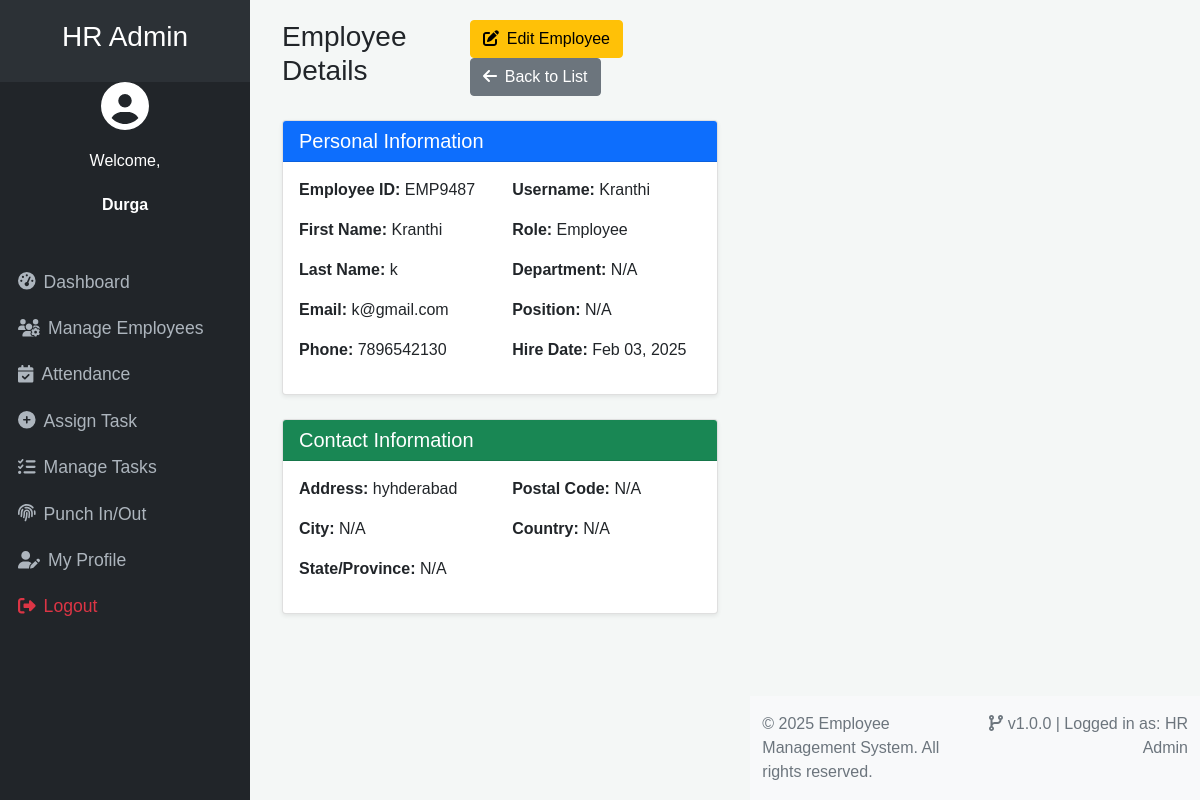
/pages/view_employee.php?id=EMP9487 (signed in), run on the app's committed database.
### tables this page shows
CREATE TABLE `users` (
  `id` int(11) NOT NULL,
  `username` varchar(50) NOT NULL,
  `password` varchar(255) NOT NULL,
  `role` enum('Super Admin','HR Admin','Employee') NOT NULL,
  `employee_id` varchar(20) DEFAULT NULL
);

CREATE TABLE `employees` (
  `id` int(11) NOT NULL,
  `employee_id` varchar(20) NOT NULL,
  `first_name` varchar(50) NOT NULL,
  `last_name` varchar(50) NOT NULL,
  `email` varchar(100) NOT NULL,
  `phone` varchar(20) DEFAULT NULL,
  `address` text DEFAULT NULL,
  `hire_date` date NOT NULL,
  `department` varchar(100) DEFAULT NULL,
  `position` varchar(100) DEFAULT NULL
);

### pages/view_employee.php (the view, shortened to what this page needs)
<?php
require_once '../config/config.php';
$employee_id = trim($_GET['id']);
$sql = "SELECT e.*, u.username, u.role
        FROM employees e
        JOIN users u ON e.employee_id = u.employee_id
        WHERE e.employee_id = :employee_id";
if($stmt = $pdo->prepare($sql)){
    $stmt->bindParam(":employee_id", $employee_id, PDO::PARAM_STR);
    if($stmt->execute()){
        if($stmt->rowCount() == 1){
            $employee = $stmt->fetch(PDO::FETCH_ASSOC);
        } else{
            $_SESSION['error_message'] = "Employee not found.";
            header("location: hr_manage_employees.php");
            exit();
        }
    } else{
        $_SESSION['error_message'] = "Oops! Something went wrong. Please try again later.";
        header("location: hr_manage_employees.php");
        exit();
    }
}
include 'templates/header.php';
?>
<div class="wrapper">
    <?php include 'templates/sidebar.php'; ?>
    <div id="content">
        <div class="container-fluid">
            <div class="row">
                <div class="col-12">
                    <div class="page-header d-flex justify-content-between align-items-center mb-4">
                        <h1 class="h3">Employee Details</h1>
                        <div>
                            <a href="edit_employee.php?id=<?php echo $employee['employee_id']; ?>" class="btn btn-warning">
                                <i class="fas fa-edit me-2"></i>Edit Employee
                            </a>
                            <a href="hr_manage_employees.php" class="btn btn-secondary">
                                <i class="fas fa-arrow-left me-2"></i>Back to List
                            </a>
                        </div>
                    </div>
                    <div class="card shadow-sm mb-4">
                        <div class="card-header bg-primary text-white">
                            <h5 class="mb-0">Personal Information</h5>
                        </div>
                        <div class="card-body">
                            <div class="row">
                                <div class="col-md-6">
                                    <p><strong>Employee ID:</strong> <?php echo htmlspecialchars($employee['employee_id']); ?></p>
                                    <p><strong>First Name:</strong> <?php echo htmlspecialchars($employee['first_name']); ?></p>
                                    <p><strong>Last Name:</strong> <?php echo htmlspecialchars($employee['last_name']); ?></p>
                                    <p><strong>Email:</strong> <?php echo htmlspecialchars($employee['email']); ?></p>
                                    <p><strong>Phone:</strong> <?php echo htmlspecialchars($employee['phone'] ?? 'N/A'); ?></p>
                                </div>
                                <div class="col-md-6">
                                    <p><strong>Username:</strong> <?php echo htmlspecialchars($employee['username']); ?></p>
                                    <p><strong>Role:</strong> <?php echo htmlspecialchars($employee['role']); ?></p>
                                    <p><strong>Department:</strong> <?php echo htmlspecialchars($employee['department'] ?? 'N/A'); ?></p>
                                    <p><strong>Position:</strong> <?php echo htmlspecialchars($employee['position'] ?? 'N/A'); ?></p>
                                    <p><strong>Hire Date:</strong> <?php echo !empty($employee['hire_date']) ? date('M d, Y', strtotime($employee['hire_date'])) : 'N/A'; ?></p>
                                </div>
                            </div>
                        </div>
                    </div>
                    <div class="card shadow-sm mb-4">
                        <div class="card-header bg-success text-white">
                            <h5 class="mb-0">Contact Information</h5>
                        </div>
                        <div class="card-body">
                            <div class="row">
                                <div class="col-md-6">
                                    <p><strong>Address:</strong> <?php echo !empty($employee['address']) ? nl2br(htmlspecialchars($employee['address'])) : 'N/A'; ?></p>
                                    <p><strong>City:</strong> <?php echo htmlspecialchars($employee['city'] ?? 'N/A'); ?></p>
                                    <p><strong>State/Province:</strong> <?php echo htmlspecialchars($employee['state'] ?? 'N/A'); ?></p>
                                </div>
                                <div class="col-md-6">
                                    <p><strong>Postal Code:</strong> <?php echo htmlspecialchars($employee['postal_code'] ?? 'N/A'); ?></p>
                                    <p><strong>Country:</strong> <?php echo htmlspecialchars($employee['country'] ?? 'N/A'); ?></p>
                                </div>
                            </div>
                        </div>
                    </div>
                </div>
            </div>
        </div>
    </div>
</div>
<?php include 'templates/footer.php'; ?>

### assets/css/style.css (style rules this page uses)
body { font-family: 'Poppins', sans-serif; background-color: #f4f7f6; }
.wrapper { display: flex; width: 100%; align-items: stretch; }
#content { width: 100%; padding: 20px; min-height: 100vh; transition: all 0.3s; }

### pages/templates/header.php (style rules this page uses)
:root { --primary-color: #4e73df; --secondary-color: #858796; --success-color: #1cc88a; --info-color: #36b9cc; --warning-color: #f6c23e; --danger-color: #e74a3b; --light-color: #f8f9fc; --dark-color: #5a5c69; }
body { font-family: 'Nunito', -apple-system, BlinkMacSystemFont, 'Segoe UI', Roboto, 'Helvetica Neue', Arial, sans-serif; background-color: #f8f9fc; color: #333; }
.card { border: none; border-radius: 0.35rem; box-shadow: 0 0.15rem 1.75rem 0 rgba(58, 59, 69, 0.15); margin-bottom: 1.5rem; }
.card-header { background-color: #f8f9fc; border-bottom: 1px solid #e3e6f0; padding: 1rem 1.25rem; }

### data on the page
users: employees.employee_id "EMP9487", employees.first_name "Kranthi", employees.last_name "k", employees.email "k@gmail.com", employees.phone "7896542130", username "Kranthi", role "Employee", employees.department "N/A", employees.position "N/A", employees.hire_date "Feb 03, 2025", employees.address "hyhderabad"

### other printed values
$role "HR Admin"
$_SESSION['username'] "Durga"
$employee['city'] "N/A"
$employee['state'] "N/A"
$employee['postal_code'] "N/A"
$employee['country'] "N/A"
$_SESSION['role'] "HR Admin"
